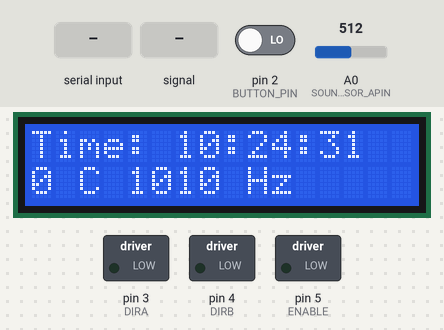
This sketch was run on a simulated Arduino Uno, built with avr-gcc and run on an emulated ATmega328P. On the bench: 16×2 character LCD, switched loads named in the sketch (green lamp = pin HIGH). Inputs (shaded band) come from the test bench; at power-on: A0 (SOUND_SENSOR_APIN) = 512, pin 2 (BUTTON_PIN) LOW. The local clock reads 2024-03-15 10:24:30 at power-on unless the sketch sets it; what the sketch prints to the serial monitor is not drawn.

Above: at 1.2 s.
1.3 s: "R" received over Serial
At 2.8 s:
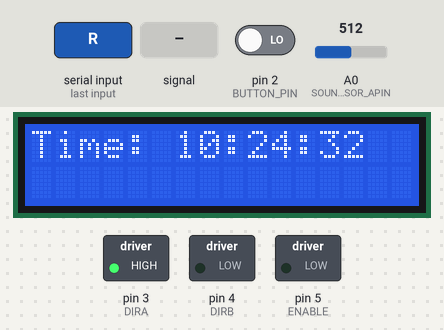
4.3 s: A0 (SOUND_SENSOR_APIN) fed a 200 Hz sine of ±81 counts around its level
At 5.9 s:
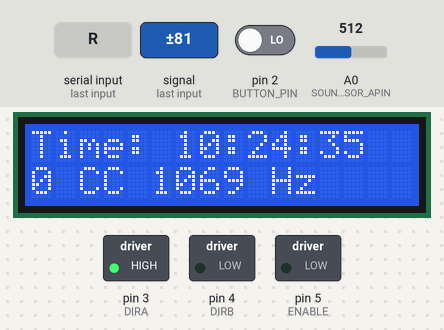
7.3 s: "C" received over Serial
At 8.9 s:
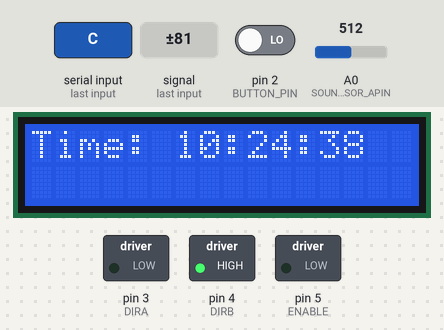
10.3 s: "1" received over Serial
At 11.9 s:
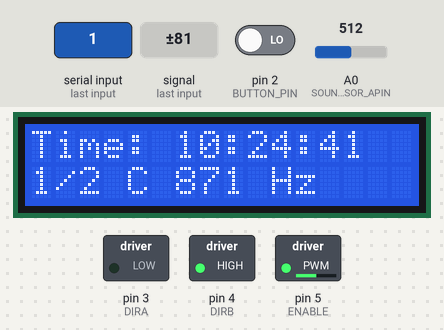
13.3 s: A0 (SOUND_SENSOR_APIN) set to 0
At 14.9 s:
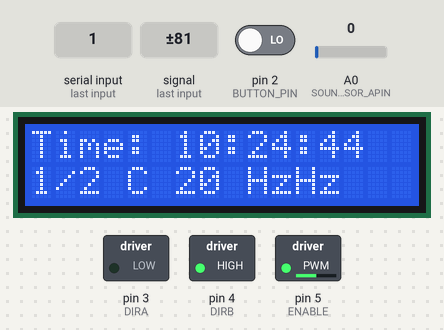
16.3 s: "r" received over Serial
At 18.7 s:
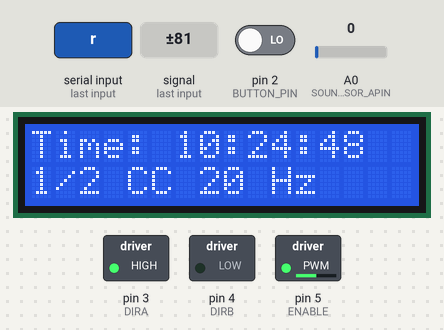
Timing chart, 0 to 20.2 s (numbered marks = the images above; inputs shaded):
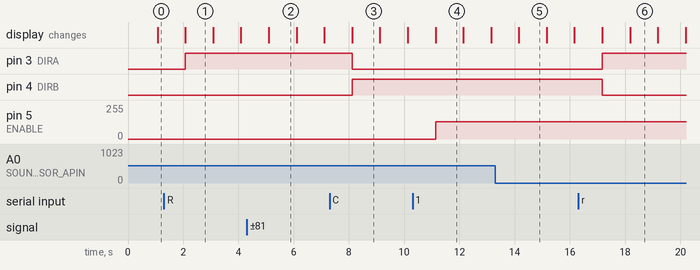

The sketch:

finalTestSuite.ino
```cpp
#include <Wire.h>
#include <RTClib.h>
#include <arduinoFFT.h>
#include <LiquidCrystal.h>

RTC_DS1307 rtc;
arduinoFFT FFT = arduinoFFT();

// Define pins for DC motor using L293D
#define ENABLE 5
#define DIRA 3
#define DIRB 4

#define SOUND_SENSOR_APIN A0
#define BUTTON_PIN 2 // Example button pin, change as needed

#define LCD_D7 13
#define LCD_D6 12
#define LCD_D5 11
#define LCD_D4 10
#define LCD_ENABLE 32
#define LCD_READ 28

// Motor speed levels
#define FULL_SPEED 255
#define THREE_QUARTER_SPEED 192
#define HALF_SPEED 128
#define STOPPED 0

// Sound sensor thresholds
#define SOUND_THRESHOLD 500
#define SOUND_THRESHOLD_LOW 400

// Frequency analysis parameters
#define SAMPLES 256
#define SAMPLING_FREQUENCY 1000
#define TARGET_NOTE_C4 262
#define TARGET_NOTE_A4 440
#define FREQUENCY_ERROR 0.02 // 2%

// Define LCD pins
LiquidCrystal lcd(LCD_READ, LCD_ENABLE, LCD_D4, LCD_D5, LCD_D6, LCD_D7);

// Global variables
volatile bool fanRunning = false;
volatile int fanSpeed = STOPPED;
volatile bool fanClockwise = true; // Initial fan direction

void updateInfoISR();
bool isInRange(double value, double target);

void setup() {
  Serial.begin(9600);

  // Set up DC motor using L293D
  pinMode(ENABLE, OUTPUT);
  pinMode(DIRA, OUTPUT);
  pinMode(DIRB, OUTPUT);

  // Set up RTC
  if (!rtc.begin()) {
    Serial.println("Couldn't find RTC");
    while (1);
  }

  if (!rtc.isrunning()) {  // Check if RTC lost power
    Serial.println("RTC lost power, let's set the time!");
    rtc.adjust(DateTime(F(__DATE__), F(__TIME__)));
  }

  // Set up LCD
  lcd.begin(16, 2);

  // Set up timer interrupt
  attachInterrupt(digitalPinToInterrupt(2), updateInfoISR, RISING);
}

void loop() {
  // Check for serial input to change fan direction or speed
  if (Serial.available() > 0) {
    char input = Serial.read();
    processSerialInput(input);
  }

  // Read the value from the sound sensor analog pin
  int soundSensorValue = analogRead(SOUND_SENSOR_APIN);

  // Use the sound sensor value to adjust fan speed
  if (soundSensorValue > SOUND_THRESHOLD) {
    // Perform basic frequency analysis using analogRead values
    int frequency = map(soundSensorValue, 0, 1023, 20, 2000); // Map analogRead range to frequency range
    // Check if the frequency matches the target notes with the allowed error
    if (isInRange(frequency, TARGET_NOTE_C4)) {
      increaseFanSpeed();
    } else if (isInRange(frequency, TARGET_NOTE_A4)) {
      decreaseFanSpeed();
    }
  }

  // Update fan-related information and time on the LCD
  updateFanInfo();
  updateInfoISR();

  delay(1000); // Update information every second
}

void processSerialInput(char input) {
  switch (input) {
    case 'E':
    case 'e':
      analogWrite(ENABLE, HIGH);
      break;
    case 'C':
    case 'c':
      fanClockwise = true;  // Update fan direction to clockwise
      fanRunning = true;
      lcd.clear();
      updateFanDirection();
      updateInfoISR();
      digitalWrite(DIRA, LOW);
      digitalWrite(DIRB, HIGH);
      delay(1000);
      break;
    case 'R':
    case 'r':
      fanClockwise = false;  // Update fan direction to counterclockwise
      fanRunning = true;
      lcd.clear();
      updateFanDirection();
      updateInfoISR();
      digitalWrite(DIRA, HIGH);
      digitalWrite(DIRB, LOW);
      delay(1000);
      break;
    case '0':
      fanSpeed = STOPPED;
      fanRunning = false;
      lcd.clear();
      updateFanInfo();
      updateInfoISR();
      analogWrite(ENABLE, 0);
      delay(1000);
      break;
    case '1':
      fanSpeed = HALF_SPEED;
      fanRunning = true;
      lcd.clear();
      updateFanInfo();
      updateInfoISR();
      analogWrite(ENABLE, HALF_SPEED);
      delay(1000);
      break;
    case '2':
      fanSpeed = THREE_QUARTER_SPEED;
      fanRunning = true;
      lcd.clear();
      updateFanInfo();
      updateInfoISR();
      analogWrite(ENABLE, THREE_QUARTER_SPEED);
      delay(1000);
      break;
    case '3':
      fanSpeed = FULL_SPEED;
      fanRunning = true;
      lcd.clear();
      updateFanInfo();
      updateInfoISR();
      analogWrite(ENABLE, FULL_SPEED);
      delay(1000);
      break;
  }
}

void updateFanInfo() {
  lcd.setCursor(0, 1);
  lcd.print(getFanSpeedText());
  lcd.print(" ");
  lcd.print(getRotationDirection());
  lcd.print(" ");
  lcd.print(getFrequency());
}

String getFrequency() {
  // Read the value from the sound sensor analog pin
  int soundSensorValue = analogRead(SOUND_SENSOR_APIN);

  // Perform basic frequency analysis using analogRead values
  int frequency = map(soundSensorValue, 0, 1023, 20, 2000); // Map analogRead range to frequency range

  return String(frequency) + " Hz";
}

String getFanSpeedText() {
  if (fanSpeed == 0) {
    return "0";
  } else if (fanSpeed == HALF_SPEED) {
    return "1/2";
  } else if (fanSpeed == THREE_QUARTER_SPEED) {
    return "3/4";
  } else if (fanSpeed == FULL_SPEED) {
    return "FULL";
  } else {
    return "UNKNOWN";
  }
}

String getRotationDirection() {
  if (fanClockwise) {
    return "C";
  } else {
    return "CC";
  }
}

void updateInfoISR() {
  static unsigned long lastUpdateMillis = 0;
  const unsigned long updateInterval = 1000;  // Update interval in milliseconds

  unsigned long currentMillis = millis();

  // Check if the specified update interval has passed
  if (currentMillis - lastUpdateMillis >= updateInterval) {
    DateTime now = rtc.now();

    // Display the time on the LCD
    lcd.setCursor(0, 0);
    lcd.print("Time: ");
    lcd.print(now.hour(), DEC);
    lcd.print(':');
    lcd.print((now.minute() < 10) ? "0" : "");
    lcd.print(now.minute(), DEC);
    lcd.print(':');
    lcd.print((now.second() < 10) ? "0" : "");
    lcd.print(now.second(), DEC);

    // Update the last update time
    lastUpdateMillis = currentMillis;
  }
}

void stopMotor() {
  digitalWrite(DIRA, LOW);
  digitalWrite(DIRB, LOW);
  analogWrite(ENABLE, 0);
}

void increaseFanSpeed() {
  if (fanSpeed < 3) {
    fanSpeed++;
    updateMotorSpeed();
    updateFanDirection();  // Add this line to update the fan direction
  }
}

void decreaseFanSpeed() {
  if (fanSpeed > 0) {
    fanSpeed--;
    updateMotorSpeed();
    updateFanDirection();  // Add this line to update the fan direction
  }
}

void updateMotorSpeed() {
  switch (fanSpeed) {
    case 0:
      stopMotor();
      break;
    case 1:
      runMotorHalfSpeed();
      break;
    case 2:
      runMotorThreeQuarterSpeed();
      break;
    case 3:
      runMotorFullSpeed();
      break;
  }
  updateFanDirection();  // Add this line to update the fan direction
}

void runMotorHalfSpeed() {
  digitalWrite(DIRA, HIGH);
  digitalWrite(DIRB, LOW);
  analogWrite(ENABLE, HALF_SPEED);
}

void runMotorThreeQuarterSpeed() {
  digitalWrite(DIRA, LOW);
  digitalWrite(DIRB, HIGH);
  analogWrite(ENABLE, THREE_QUARTER_SPEED);
}

void runMotorFullSpeed() {
  digitalWrite(DIRA, HIGH);
  digitalWrite(DIRB, HIGH);
  analogWrite(ENABLE, FULL_SPEED);
}

void updateFanDirection() {
  if (fanClockwise) {
    digitalWrite(DIRA, HIGH);
    digitalWrite(DIRB, LOW);
    Serial.println("Fan Direction: Clockwise (C)");
  } else {
    digitalWrite(DIRA, LOW);
    digitalWrite(DIRB, HIGH);
    Serial.println("Fan Direction: Counterclockwise (CC)");
  }
}

// Function to check if a value is within a specified range with an allowed error
bool isInRange(double value, double target) {
  double lowerBound = target - (target * FREQUENCY_ERROR);
  double upperBound = target + (target * FREQUENCY_ERROR);
  return (value >= lowerBound && value <= upperBound);
}
```

Measured:
- after the input at 1.3 s, pin 3 (DIRA): LOW → HIGH after 0.78 s; the display: changes after 0.78 s (image 1)
- after the input at 7.3 s, pin 3 (DIRA): HIGH → LOW after 0.81 s; pin 4 (DIRB): LOW → HIGH after 0.81 s; the display: changes after 0.81 s (image 3)
- after the input at 10.3 s, pin 5 (ENABLE): 0/255 → 128/255 after 0.83 s; the display: changes after 0.83 s (image 4)
- after the input at 13.3 s, the display: changes after 0.85 s (image 5)
- after the input at 16.3 s, pin 3 (DIRA): LOW → HIGH after 0.87 s; pin 4 (DIRB): HIGH → LOW after 0.87 s; the display: first changes after 0.87 s (image 6 shows a later state)
- what the display in image 1 shows lasts 1.0 s, from 2.1 s to 3.1 s
